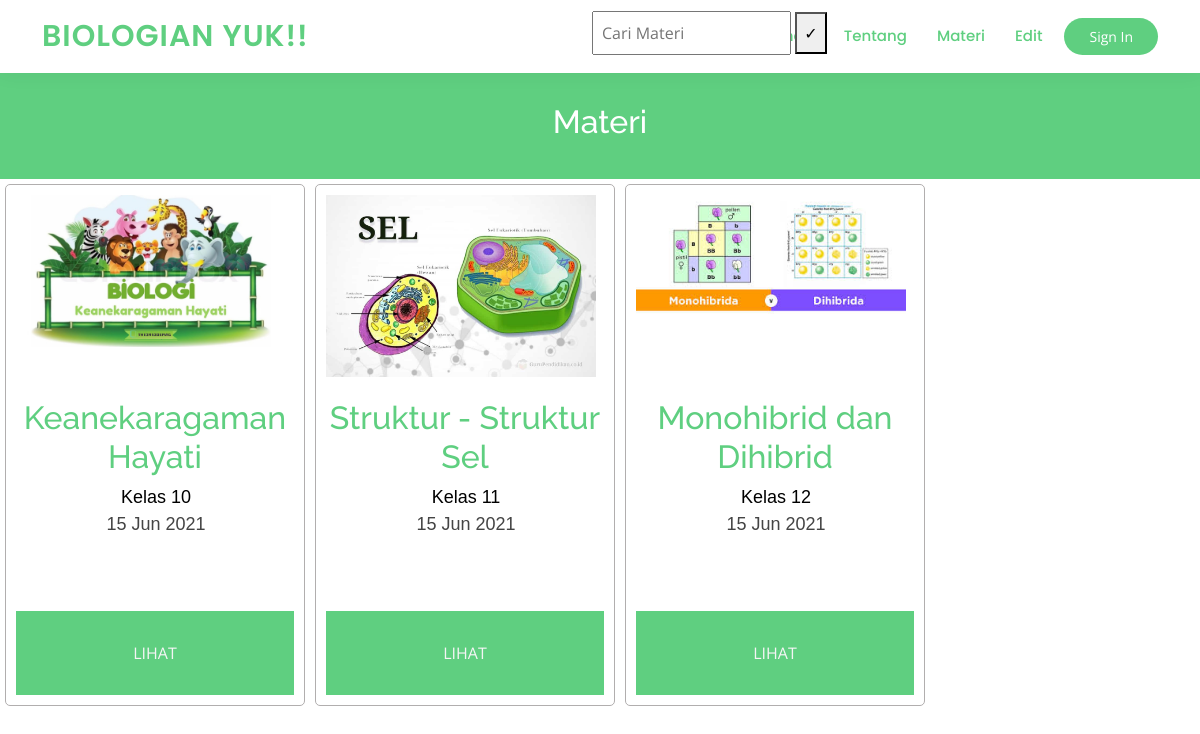
/courses.php, run on the app's committed database.
### tables this page shows
CREATE TABLE `materi` (
  `id_materi` int(5) NOT NULL,
  `judul_materi` varchar(100) NOT NULL,
  `isi_materi` text NOT NULL,
  `id_kategori` int(5) NOT NULL,
  `gambar_materi` varchar(150) NOT NULL,
  `tanggal_materi` timestamp NOT NULL DEFAULT current_timestamp() ON UPDATE current_timestamp()
);

CREATE TABLE `kategori` (
  `id_kategori` int(5) NOT NULL,
  `nama_kategori` varchar(50) NOT NULL
);

### function.libs.php (called while the page is built)
<?php
function tanggal($tgl){
    $bulan = array('','','Jan','Feb','Mar','Apr','Jun','Jul','Agu','Sep','Okt','Nov','Des');
    $tg = substr($tgl,8,2);
    $bl = substr($tgl,5,2);
    $th = substr($tgl,0,4);
    return $tg.' '.$bulan[(int)$bl].' '.$th;
}

### courses.php (the view, shortened to what this page needs)
<?php require_once ("header.php");
require "function.libs.php";
?>
<!DOCTYPE html>
<html lang="en">
<head>
  <link href="assets/vendor/animate.css/animate.min.css" rel="stylesheet">
  <link href="assets/vendor/aos/aos.css" rel="stylesheet">
  <link href="assets/vendor/bootstrap/css/bootstrap.min.css" rel="stylesheet">
  <link href="assets/vendor/bootstrap-icons/bootstrap-icons.css" rel="stylesheet">
  <link href="assets/vendor/boxicons/css/boxicons.min.css" rel="stylesheet">
  <link href="assets/vendor/remixicon/remixicon.css" rel="stylesheet">
  <link href="assets/vendor/swiper/swiper-bundle.min.css" rel="stylesheet">
  <link href="assets/css/style.css" rel="stylesheet">
</head>
<body>
  <main id="main" data-aos="fade-in">
    <div class="breadcrumbs">
      <div class="container">
        <h2>Materi</h2>
      </div>
    </div>
  </main>
  <?php
$koneksi = mysqli_connect("localhost", "root", "", "database_user");
$sql1 = "SELECT * FROM materi LEFT JOIN kategori ON materi.id_kategori = kategori.id_kategori";
$query1 = mysqli_query($koneksi,$sql1);
$data = mysqli_fetch_assoc($query1);
?>
<?php do{ ?>
  <div class="grid">
    <div class="cover-grid-news">
        <img src="<?=$data['gambar_materi'];?>" width="270px">
    </div>
    <br>
    <div class="judul">
        <h2><a href="lihat_materi.php?id=<?=$data['id_materi'];?>"><?=$data['judul_materi'];?></a></h2>
    </div>
    <div class="attr">
        <ul>
            <li><a href="kategori_user.php?id=<?=$data['id_kategori'];?>"><?=$data['nama_kategori'];?></a></li>
            <li><?=tanggal($data['tanggal_materi']);?></li>
        </ul>
    </div>
    <div class="breadcrumbs" style="list-style: none;">
        <li><a style="color: whitesmoke;" href="lihat_materi.php?id=<?=$data['id_materi'];?>">LIHAT</a></li>
    </div>
</div>
<?php }while($data = mysqli_fetch_assoc($query1)); ?>
</body>
</html>

### assets/css/style.css (style rules this page uses)
body { font-family: "Open Sans", sans-serif; color: #444444; }
a { color: #5fcf80; text-decoration: none; }
h1, h2, h3, h4, h5, h6 { font-family: "Raleway", sans-serif; }
.breadcrumbs { margin-top: 73px; text-align: center; background: #5fcf80; padding: 30px 0; color: #fff; }
.breadcrumbs h2 { font-size: 32px; font-weight: 500; }

### courses.php (style rules this page uses)
.grid { width: 300px; padding: 10px; border: 1px solid #b1aeae; border-radius: 5px; float: left; margin: 5px; }
.cover-grid-news { height: 180px; width: 100px; }
.judul { text-align: center; }
.attr ul li { list-style: none; font-size: 18px; font-family: Arial, Helvetica, sans-serif; margin-left: -30px; text-align: center; }
.attr ul li a { text-decoration: none; color: black; }

### data on the page
materi: gambar_materi (picture), judul_materi "Keanekaragaman Hayati", id_kategori.nama_kategori "Kelas 10", tanggal_materi "15 Jun 2021"
materi: gambar_materi (picture), judul_materi "Struktur - Struktur Sel", id_kategori.nama_kategori "Kelas 11", tanggal_materi "15 Jun 2021"
materi: gambar_materi (picture), judul_materi "Monohibrid dan Dihibrid", id_kategori.nama_kategori "Kelas 12", tanggal_materi "15 Jun 2021"
